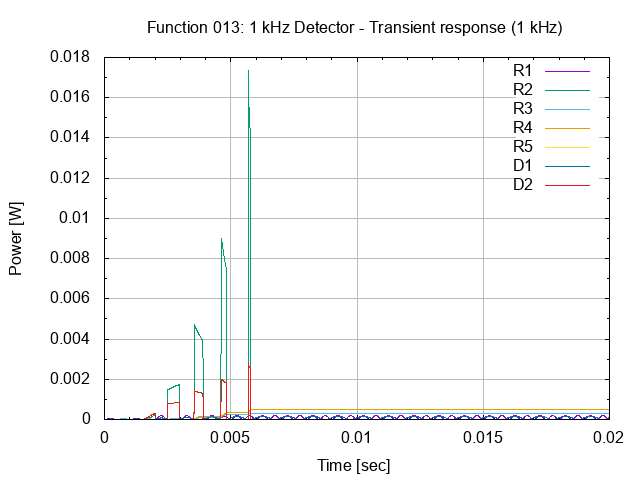

Write the gnuplot code that produced this figure.
# setup terminal
set term png

# setup graph
set output "26.013.00.03.01.png"
set title "Function 013: 1 kHz Detector - Transient response (1 kHz)"

# setup Y-axis
set grid ytics lt 1 lw 1 lc rgb "#bbbbbb"
set mytics
set ylabel "Power [W]"

# setup X-axis
set grid xtics lt 1 lw 1 lc rgb "#bbbbbb"
set mxtics
set xrange [0:0.02]
set xlabel "Time [sec]"

# setup plot style
set style data lines
plot '26.013.00.03.01.dat' using 1:2 title "R1", \
     '26.013.00.03.01.dat' using 1:3 title "R2", \
     '26.013.00.03.01.dat' using 1:4 title "R3", \
     '26.013.00.03.01.dat' using 1:5 title "R4", \
     '26.013.00.03.01.dat' using 1:6 title "R5", \
     '26.013.00.03.01.dat' using 1:7 title "D1", \
     '26.013.00.03.01.dat' using 1:8 title "D2"

# set output back to default
set output

# reset terminal type
set terminal pop
